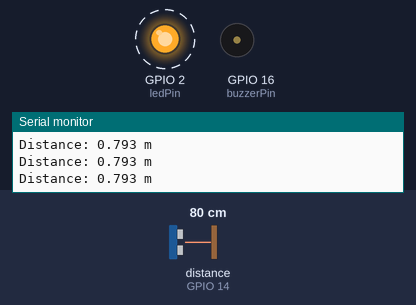
Bench run of a sketch on a simulated ESP8266 (NodeMCU). On the bench: output pins drawn as LEDs (lit = HIGH), buzzer (waves = sounding, pin HIGH), the last lines printed to the serial monitor. Wiring (inferred from the names in the program): ultrasonic range finder: trigger GPIO 12; echo GPIO 14. Dashed ring = blinking. The inputs (shaded band) are chosen by the test bench; at power-on: distance to the obstacle (sensor on GPIO 14) 80 cm. The echo pulse lasts 58.3 µs per cm; WiFi joins after 1.5 s; servers stay silent unless stated; uploads are accepted with an empty reply; pins used as bus, display or sensor lines are not drawn.

Above: at 1.2 s.
1.3 s: distance to the obstacle (sensor on GPIO 14) set to 2 cm
At 2.1 s:
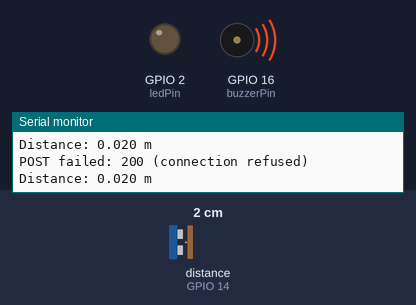
2.9 s: distance to the obstacle (sensor on GPIO 14) set to 9 cm
At 3.9 s:
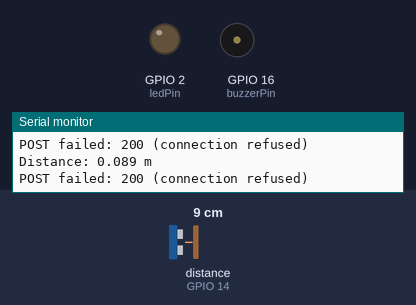
4.7 s: distance to the obstacle (sensor on GPIO 14) set to 4 cm
At 5.3 s:
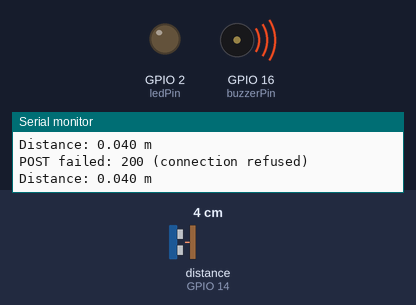
6.3 s: distance to the obstacle (sensor on GPIO 14) set to 18 cm
At 6.8 s:
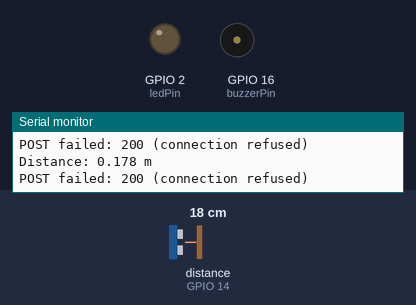
Timing chart, 0 to 8.9 s (numbered marks = the images above; inputs shaded):
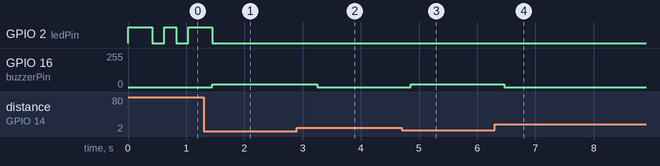

Measured:
- after the input at 1.3 s, GPIO 16 (buzzerPin): 0/255 → 20/255 after 0.14 s
- after the input at 2.9 s, GPIO 16 (buzzerPin): 20/255 → 0/255 after 0.35 s
- after the input at 4.7 s, GPIO 16 (buzzerPin): 0/255 → 20/255 after 0.16 s
- after the input at 6.3 s, GPIO 16 (buzzerPin): 20/255 → 0/255 after 0.17 s

The sketch:

esp8266_main.ino
```cpp
// 1. Calculates distance from an ultrasonic sensor
// 2. Sends distance data to the narrator server on the laptop (narrator/server.js)
// 3. Detects if ultrasonic sensor is being obscured and triggers alert buzzer
// 		- This is separate from the generated audio in the main app!
// 4. Diagnostics: each reading also reports uptime, Wi-Fi signal, Wi-Fi drop count and the
//    last reset reason, so the server can tell a reboot (power problem) from a Wi-Fi drop.
//    Built-in LED: solid = Wi-Fi connected, blinking = not connected.

#include <ESP8266WiFi.h>
#include <ESP8266HTTPClient.h>

// Wi-Fi Credentials
const char* ssid = "NoozAboode";
const char* password = "bruhbruh";

// Narrator server (narrator/server.js) on the laptop. Use the address it prints at startup
// ("ESP8266: set serverUrl to ..."); the laptop must be on the same Wi-Fi as this board.
const char* serverUrl = "http://10.44.148.136:8080/distance";

// Pin Definitions
const int trigPin = 12;   // D6 maps to GPIO 12
const int echoPin = 14;   // D5 maps to GPIO 14
const int buzzerPin = 16; // D0 maps to GPIO 16
const int ledPin = LED_BUILTIN; // GPIO 2 on NodeMCU / ESP-12, lit when LOW

// Diagnostics
String resetReason;          // why the board last started ("Power On", "Hardware Watchdog", ...)
unsigned long wifiDrops = 0; // times Wi-Fi went from connected to disconnected since boot
bool wasConnected = false;

// Spaces and slashes in the reset reason must be escaped in a form body.
String urlEncode(const String& s) {
  String out;
  for (unsigned int i = 0; i < s.length(); i++) {
    char c = s[i];
    if (isalnum(c) || c == '-' || c == '_' || c == '.') out += c;
    else { char buf[4]; snprintf(buf, sizeof(buf), "%%%02X", (unsigned char)c); out += buf; }
  }
  return out;
}

// Helper function to handle sending data over Wi-Fi
void sendDataToServer(const String& distance) {
  WiFiClient client;
  HTTPClient http;
  http.setTimeout(250); // Fast timeout to prevent loops from freezing
  if (!http.begin(client, serverUrl)) return;
  http.addHeader("Content-Type", "application/x-www-form-urlencoded");
  String body = "distance=" + distance
    + "&uptime=" + String(millis())
    + "&rssi=" + String(WiFi.RSSI())
    + "&drops=" + String(wifiDrops)
    + "&reset=" + urlEncode(resetReason);
  int code = http.POST(body);
  if (code != 204) Serial.printf("POST failed: %d (%s)\n", code, http.errorToString(code).c_str());
  http.end();
}

void setup() {
  Serial.begin(9600);
  resetReason = ESP.getResetReason();
  Serial.printf("\nBooted. Reset reason: %s\n", resetReason.c_str());

  pinMode(trigPin, OUTPUT);
  pinMode(echoPin, INPUT);
  pinMode(buzzerPin, OUTPUT);
  pinMode(ledPin, OUTPUT);

  // Turn off buzzer initially
  digitalWrite(buzzerPin, LOW);
  digitalWrite(ledPin, HIGH); // LED off

  WiFi.persistent(false);         // don't rewrite flash with credentials on every boot
  WiFi.mode(WIFI_STA);
  WiFi.setAutoReconnect(true);    // rejoin automatically after a drop
  WiFi.setSleepMode(WIFI_NONE_SLEEP); // modem sleep can cause dropouts with some access points
  WiFi.begin(ssid, password);
  Serial.println("Connecting to Wi-Fi...");
}

void loop() {
  // 0. Track Wi-Fi state: count drops, show it on the LED and the serial monitor
  bool connected = WiFi.status() == WL_CONNECTED;
  if (connected != wasConnected) {
    if (connected) Serial.printf("Wi-Fi connected: IP %s, signal %d dBm\n", WiFi.localIP().toString().c_str(), WiFi.RSSI());
    else { wifiDrops++; Serial.printf("Wi-Fi lost (status %d), drop #%lu\n", WiFi.status(), wifiDrops); }
    wasConnected = connected;
  }
  digitalWrite(ledPin, connected ? LOW : ((millis() / 250) % 2 ? LOW : HIGH)); // solid on / blinking

  // 1. Trigger the Ultrasonic Sensor
  digitalWrite(trigPin, LOW);
  delayMicroseconds(2);
  digitalWrite(trigPin, HIGH);
  delayMicroseconds(10);
  digitalWrite(trigPin, LOW);

  // 2. Read pulse with a 30ms timeout (~4m maximum range)
  long duration = pulseIn(echoPin, HIGH, 30000);

  // 3. Handle Distance Logic
  if (duration == 0) {
    Serial.println("Distance: Out of Range (> 4m)");
    digitalWrite(buzzerPin, LOW); // Turn off buzzer when out of range

    if (connected) {
      sendDataToServer("Out_of_Range");
    }
  } else {
    // Calculate distance in meters
    float distanceMeters = (duration * 0.034 / 2) / 100.0;

    Serial.print("Distance: ");
    Serial.print(distanceMeters, 3);
    Serial.println(" m");

    // 4. Proximity Warning Check (< 0.2 meters)
    if (distanceMeters < 0.050) {
      // DRIVE PIN WITH LOWER VOLTAGE (Software PWM):
      // On ESP8266, analogWrite ranges from 0 (0V) to 1023 (3.3V).
      // 150 gives roughly 15% power/voltage equivalent, making it much quieter.
      analogWrite(buzzerPin, 20);
    } else {
      // Distance is safe, turn buzzer off
      analogWrite(buzzerPin, 0);
    }

    if (connected) {
      sendDataToServer(String(distanceMeters, 3));
    }
  }

  // Fast scroll update rate
  delay(200);
}
```
